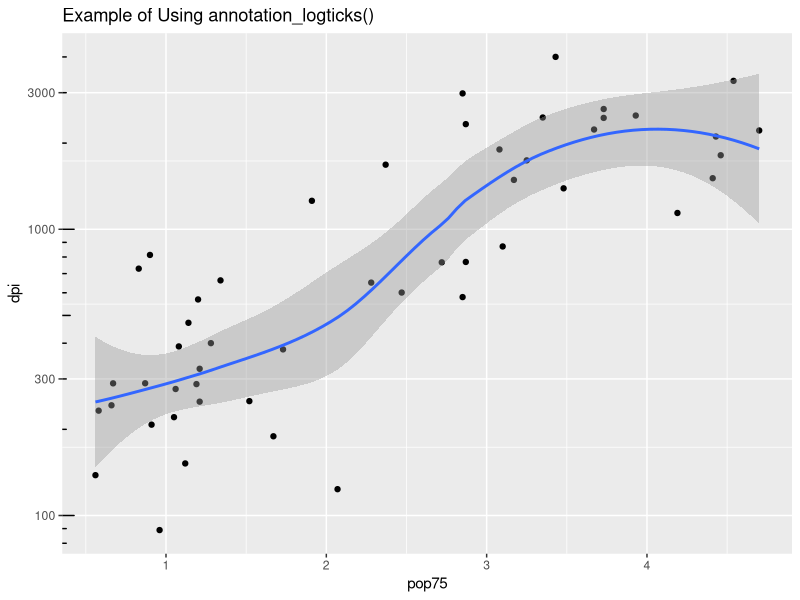

The R script that drew this image:
library( ggplot2 )

print(
  ggplot( 
    LifeCycleSavings, 
    aes( 
      pop75, 
      dpi 
      ) 
    ) + 
  scale_y_log10(
    ) + 
  geom_point(
    ) + 
  geom_smooth(
    ) + 
  labs( 
    title="Example of Using annotation_logticks()" 
    ) + 
  annotation_logticks( 
    side="l" 
    )
  )
